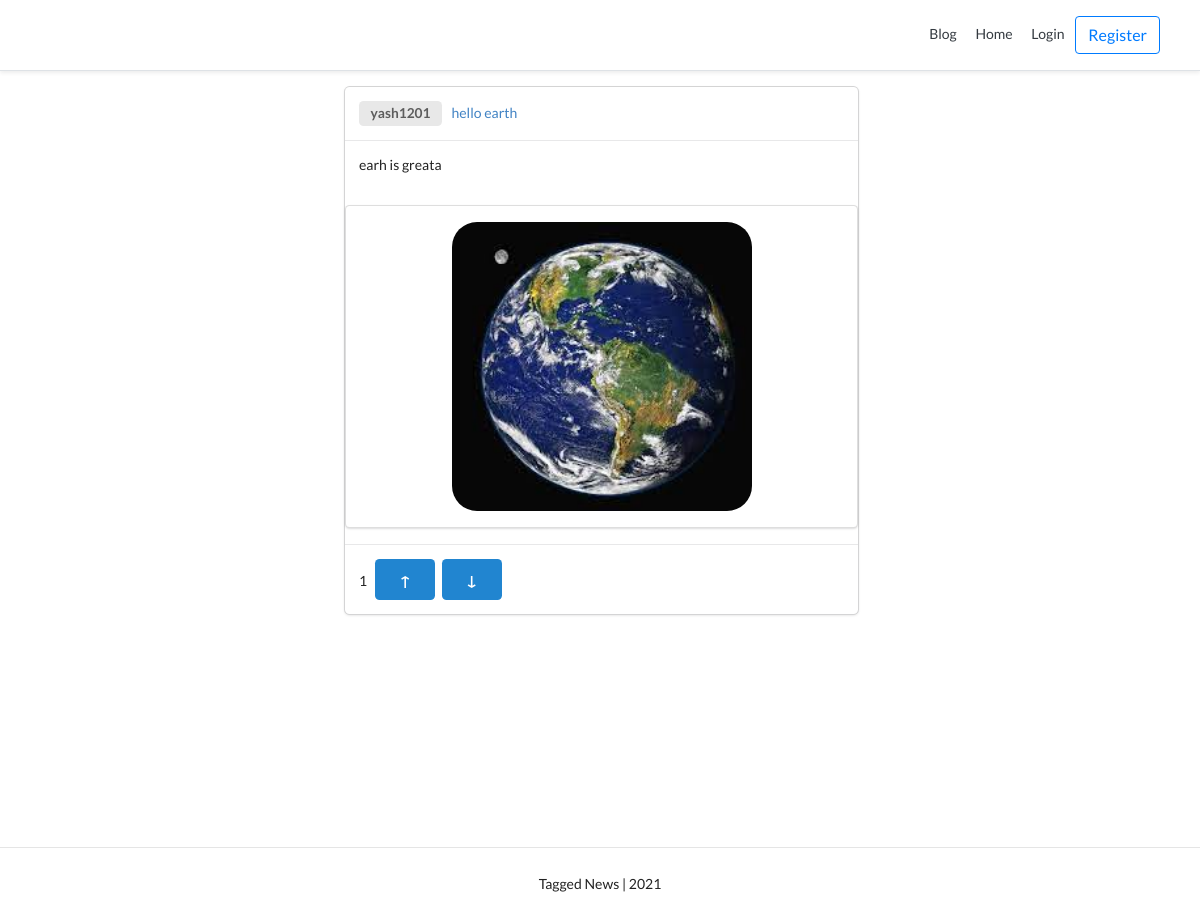
The page /blog/ on the database as committed earlier.
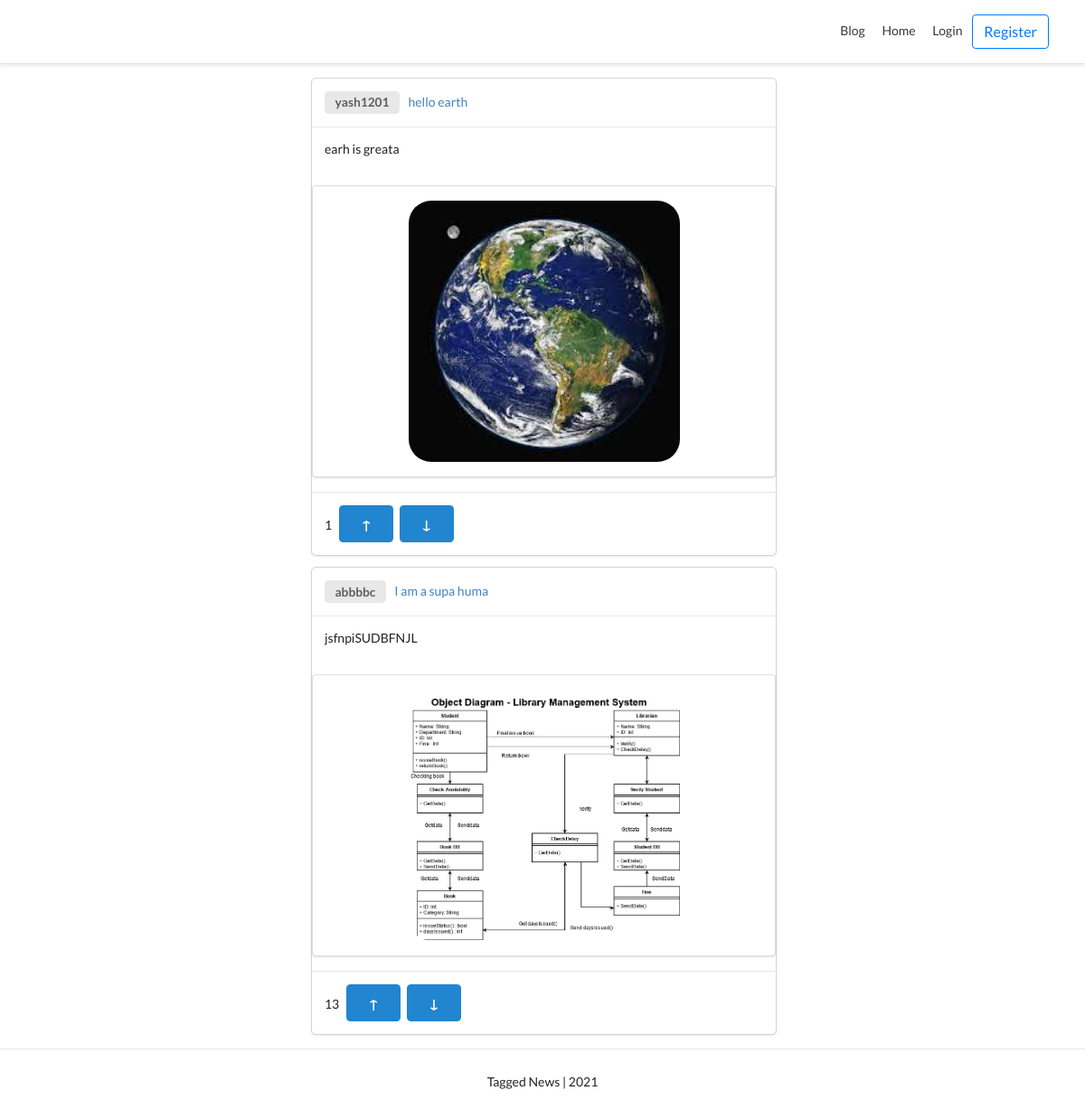
The same page on the database as committed later.
### blog/models.py (models this page shows, shortened)
class BlogPost(models.Model):
    title               = models.CharField(max_length=50, null=False, blank=False)
    body                = models.TextField(max_length=5000, null=False, blank=False)
    image               = models.ImageField(upload_to=upload_location, null=False, blank=False)
    date_published      = models.DateTimeField(auto_now_add=True, verbose_name="date_publishd")
    date_updated        = models.DateTimeField(auto_now=True, verbose_name="date_updated")
    author              = models.ForeignKey(settings.AUTH_USER_MODEL, on_delete=models.CASCADE)
    slug                = models.SlugField(blank=True, unique=True)
    upvote              = models.IntegerField(default=0)
    downvote            = models.IntegerField(default=0)
    def count_vote(self):
        return self.upvote-self.downvote

### account/models.py (models this page shows, shortened)
class Account(AbstractBaseUser, PermissionsMixin):
    email                       = models.EmailField(verbose_name="email", max_length=60, unique=True)
    username                    = models.CharField(max_length=30, unique=True)
    date_joined                 = models.DateTimeField(verbose_name='date joined', auto_now_add=True)
    last_login                  = models.DateTimeField(verbose_name='last login', auto_now=True)
    is_admin                    = models.BooleanField(default=False)
    is_active                   = models.BooleanField(default=True)
    is_staff                    = models.BooleanField(default=False)
    is_superuser                = models.BooleanField(default=False)
    USERNAME_FIELD = 'email'
    REQUIRED_FIELDS = ['username',]
    objects = MyAccountManager()

### blog/views.py (the view)
# urls.py: path('blog/', post_view, name="blog"),
def post_view(request):
	qs=blog.objects.all()
	context = {
	 'qs' : qs,
	}
	return render(request, 'blog/main.html', context)

### blog/templates/blog/main.html (shortened to what this page needs)
{% extends 'base.html' %}
{% load static %}
{% block content %}
<div class="all_posts">
	<div class="ui grid">
		<div class = "row">
			<div class = "ten wide column">
				{% for obj in qs%}
				<div class="ui fluid card">
					<div class="content">
						<a class="item">
						    <div class="ui horizontal label">{{obj.author.username}}</div>
							<a href="{% url 'blog:detail' obj.slug %}" style="text-decoration: none">{{obj.title}}</a>
						</a>
					</div>
					<div class="content">
						{{obj.body}}
					</div>
					<div class="ui segment">
						<img class="ui centered medium image", src={{obj.image.url}}>
					</div>
					<div class="content">
						{{obj.count_vote}}
						<button class="ui primary button">↑</button>
						<button class="ui primary button">↓</button>
					</div>
				</div>
				{% endfor %}
			</div>
			<div class = "six wide column">
			</div>
		</div>
	</div>
</div>
{% endblock content %}

Rows that differ between the two databases and show on the page:
added BlogPost: author.username "abbbbc", title "I am a supa huma", body "jsfnpiSUDBFNJL", image (picture), count_vote "13"
